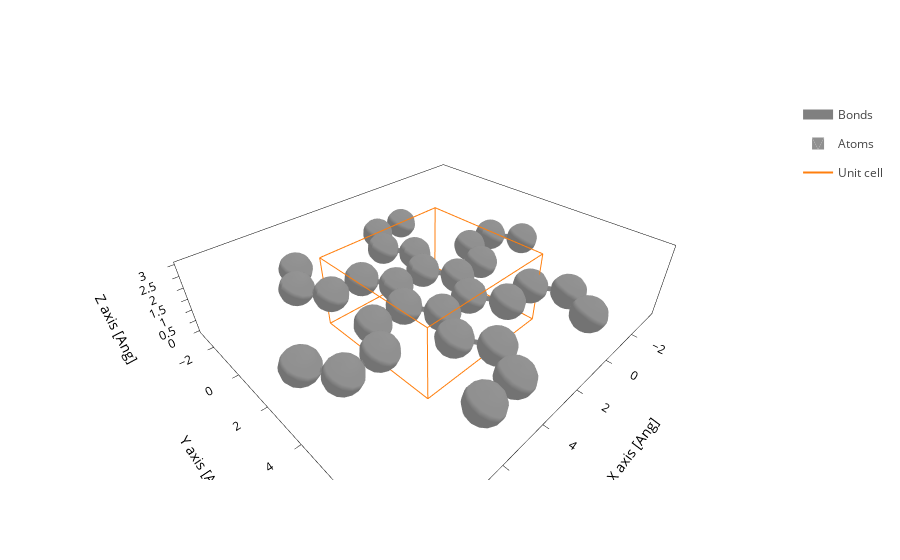

Write notebook code for a chart like this one.
### Markdown cell above
Workflow:
- Generate hexagonal carbon strucure `ring`
- Generate carbon nanoribbon `arm` of some length $N$ (will be $ N = 2M$ with $M$ number of C-C bonds)
- Determine center of structure `ring` and vector from center to `ring`-atom $i$ called `v`
- Angle between each atom is $\theta = 60^\circ$
- Rotate arm by $\theta$ w.r.t. previous atom
- Translate `arm` by $a\frac{\vec{v}}{||\vec{v}||}$ from `ring`-atom $i$ and first atom of `arm` using bond length $a = 1.42$
- Add arm to `ring` atom $i$

### Code cell
# 1. Hexagonal carbon ring
ring = sisl.geom.graphene_flake(shells=0, bond=BOND, atoms="C", vacuum=VACUUM)

# 2. Arm to attach (here zigzag nanoribbon of length n)
arm = sisl.geom.graphene_nanoribbon(2, BOND, kind="armchair", vacuum=VACUUM)
# 3. Attach one arm to each of the 6 ring atoms
system = ring.copy()
center = np.mean(ring.xyz, axis=0)
for i in ring:
    # outward radial direction
    v = ring[i] - center
    # angle from +x axis
    angle = i*60
    # rotate a copy of the arm so its axis aligns with v
    rotated = arm.rotate(angle, v=[0,0,1])
    # translate so first atom of rotated arm is bond length away
    shift = ring[i] + v/np.linalg.norm(v)*BOND - rotated[0]
    rotated = rotated.translate(shift)
    # extend system
    system += rotated
# print(system.atoms)
print(f"""
arms : 6 x 4
ring : 6
total: {len(ring)*len(arm) + len(ring)}
""")

# 4. Plot
system.plot()

### Figure 1 — Plotly figure (JSON) as saved in the notebook; plotly's stock layout.template omitted (floating-point values rounded to 4 significant figures; data arrays with more than 128 entries replaced by an {"elided": "..."} marker saying what was removed)
{"data": [{"line": {"color": "gray", "width": 10}, "meta": {}, "mode": "lines", "name": "Bonds", "opacity": 1, "type": "scatter3d", "x": {"elided": "630 float values"}, "y": {"elided": "630 float values"}, "z": {"elided": "630 float values"}}, {"alphahull": 0, "color": "#909090", "hovertemplate": "%{meta.position}", "legendgroup": "Atoms", "meta": {"meta": {"Atoms_i": 0}, "position": "(4.34, 2.73, 1.50)"}, "name": "Atoms", "opacity": 1, "showlegend": true, "showscale": false, "type": "mesh3d", "x": {"elided": "225 float values"}, "y": {"elided": "225 float values"}, "z": {"elided": "225 float values"}}, {"alphahull": 0, "color": "#909090", "hovertemplate": "%{meta.position}", "legendgroup": "Atoms", "meta": {"meta": {"Atoms_i": 1}, "position": "(3.63, 3.96, 1.50)"}, "name": "Atoms", "opacity": 1, "showlegend": false, "showscale": false, "type": "mesh3d", "x": {"elided": "225 float values"}, "y": {"elided": "225 float values"}, "z": {"elided": "225 float values"}}, {"alphahull": 0, "color": "#909090", "hovertemplate": "%{meta.position}", "legendgroup": "Atoms", "meta": {"meta": {"Atoms_i": 2}, "position": "(2.21, 3.96, 1.50)"}, "name": "Atoms", "opacity": 1, "showlegend": false, "showscale": false, "type": "mesh3d", "x": {"elided": "225 float values"}, "y": {"elided": "225 float values"}, "z": {"elided": "225 float values"}}, {"alphahull": 0, "color": "#909090", "hovertemplate": "%{meta.position}", "legendgroup": "Atoms", "meta": {"meta": {"Atoms_i": 3}, "position": "(1.50, 2.73, 1.50)"}, "name": "Atoms", "opacity": 1, "showlegend": false, "showscale": false, "type": "mesh3d", "x": {"elided": "225 float values"}, "y": {"elided": "225 float values"}, "z": {"elided": "225 float values"}}, {"alphahull": 0, "color": "#909090", "hovertemplate": "%{meta.position}", "legendgroup": "Atoms", "meta": {"meta": {"Atoms_i": 4}, "position": "(2.21, 1.50, 1.50)"}, "name": "Atoms", "opacity": 1, "showlegend": false, "showscale": false, "type": "mesh3d", "x": {"elided": "225 float values"}, "y": {"elided": "225 float values"}, "z": {"elided": "225 float values"}}, {"alphahull": 0, "color": "#909090", "hovertemplate": "%{meta.position}", "legendgroup": "Atoms", "meta": {"meta": {"Atoms_i": 5}, "position": "(3.63, 1.50, 1.50)"}, "name": "Atoms", "opacity": 1, "showlegend": false, "showscale": false, "type": "mesh3d", "x": {"elided": "225 float values"}, "y": {"elided": "225 float values"}, "z": {"elided": "225 float values"}}, {"alphahull": 0, "color": "#909090", "hovertemplate": "%{meta.position}", "legendgroup": "Atoms", "meta": {"meta": {"Atoms_i": 6}, "position": "(5.76, 2.73, 1.50)"}, "name": "Atoms", "opacity": 1, "showlegend": false, "showscale": false, "type": "mesh3d", "x": {"elided": "225 float values"}, "y": {"elided": "225 float values"}, "z": {"elided": "225 float values"}}, {"alphahull": 0, "color": "#909090", "hovertemplate": "%{meta.position}", "legendgroup": "Atoms", "meta": {"meta": {"Atoms_i": 7}, "position": "(6.47, 3.96, 1.50)"}, "name": "Atoms", "opacity": 1, "showlegend": false, "showscale": false, "type": "mesh3d", "x": {"elided": "225 float values"}, "y": {"elided": "225 float values"}, "z": {"elided": "225 float values"}}, {"alphahull": 0, "color": "#909090", "hovertemplate": "%{meta.position}", "legendgroup": "Atoms", "meta": {"meta": {"Atoms_i": 8}, "position": "(7.89, 3.96, 1.50)"}, "name": "Atoms", "opacity": 1, "showlegend": false, "showscale": false, "type": "mesh3d", "x": {"elided": "225 float values"}, "y": {"elided": "225 float values"}, "z": {"elided": "225 float values"}}, {"alphahull": 0, "color": "#909090", "hovertemplate": "%{meta.position}", "legendgroup": "Atoms", "meta": {"meta": {"Atoms_i": 9}, "position": "(8.60, 2.73, 1.50)"}, "name": "Atoms", "opacity": 1, "showlegend": false, "showscale": false, "type": "mesh3d", "x": {"elided": "225 float values"}, "y": {"elided": "225 float values"}, "z": {"elided": "225 float values"}}, {"alphahull": 0, "color": "#909090", "hovertemplate": "%{meta.position}", "legendgroup": "Atoms", "meta": {"meta": {"Atoms_i": 10}, "position": "(4.34, 5.19, 1.50)"}, "name": "Atoms", "opacity": 1, "showlegend": false, "showscale": false, "type": "mesh3d", "x": {"elided": "225 float values"}, "y": {"elided": "225 float values"}, "z": {"elided": "225 float values"}}, {"alphahull": 0, "color": "#909090", "hovertemplate": "%{meta.position}", "legendgroup": "Atoms", "meta": {"meta": {"Atoms_i": 11}, "position": "(3.63, 6.42, 1.50)"}, "name": "Atoms", "opacity": 1, "showlegend": false, "showscale": false, "type": "mesh3d", "x": {"elided": "225 float values"}, "y": {"elided": "225 float values"}, "z": {"elided": "225 float values"}}, {"alphahull": 0, "color": "#909090", "hovertemplate": "%{meta.position}", "legendgroup": "Atoms", "meta": {"meta": {"Atoms_i": 12}, "position": "(4.34, 7.65, 1.50)"}, "name": "Atoms", "opacity": 1, "showlegend": false, "showscale": false, "type": "mesh3d", "x": {"elided": "225 float values"}, "y": {"elided": "225 float values"}, "z": {"elided": "225 float values"}}, {"alphahull": 0, "color": "#909090", "hovertemplate": "%{meta.position}", "legendgroup": "Atoms", "meta": {"meta": {"Atoms_i": 13}, "position": "(5.76, 7.65, 1.50)"}, "name": "Atoms", "opacity": 1, "showlegend": false, "showscale": false, "type": "mesh3d", "x": {"elided": "225 float values"}, "y": {"elided": "225 float values"}, "z": {"elided": "225 float values"}}, {"alphahull": 0, "color": "#909090", "hovertemplate": "%{meta.position}", "legendgroup": "Atoms", "meta": {"meta": {"Atoms_i": 14}, "position": "(1.50, 5.19, 1.50)"}, "name": "Atoms", "opacity": 1, "showlegend": false, "showscale": false, "type": "mesh3d", "x": {"elided": "225 float values"}, "y": {"elided": "225 float values"}, "z": {"elided": "225 float values"}}, {"alphahull": 0, "color": "#909090", "hovertemplate": "%{meta.position}", "legendgroup": "Atoms", "meta": {"meta": {"Atoms_i": 15}, "position": "(0.08, 5.19, 1.50)"}, "name": "Atoms", "opacity": 1, "showlegend": false, "showscale": false, "type": "mesh3d", "x": {"elided": "225 float values"}, "y": {"elided": "225 float values"}, "z": {"elided": "225 float values"}}, {"alphahull": 0, "color": "#909090", "hovertemplate": "%{meta.position}", "legendgroup": "Atoms", "meta": {"meta": {"Atoms_i": 16}, "position": "(-0.63, 6.42, 1.50)"}, "name": "Atoms", "opacity": 1, "showlegend": false, "showscale": false, "type": "mesh3d", "x": {"elided": "225 float values"}, "y": {"elided": "225 float values"}, "z": {"elided": "225 float values"}}, {"alphahull": 0, "color": "#909090", "hovertemplate": "%{meta.position}", "legendgroup": "Atoms", "meta": {"meta": {"Atoms_i": 17}, "position": "(0.08, 7.65, 1.50)"}, "name": "Atoms", "opacity": 1, "showlegend": false, "showscale": false, "type": "mesh3d", "x": {"elided": "225 float values"}, "y": {"elided": "225 float values"}, "z": {"elided": "225 float values"}}, {"alphahull": 0, "color": "#909090", "hovertemplate": "%{meta.position}", "legendgroup": "Atoms", "meta": {"meta": {"Atoms_i": 18}, "position": "(0.08, 2.73, 1.50)"}, "name": "Atoms", "opacity": 1, "showlegend": false, "showscale": false, "type": "mesh3d", "x": {"elided": "225 float values"}, "y": {"elided": "225 float values"}, "z": {"elided": "225 float values"}}, {"alphahull": 0, "color": "#909090", "hovertemplate": "%{meta.position}", "legendgroup": "Atoms", "meta": {"meta": {"Atoms_i": 19}, "position": "(-0.63, 1.50, 1.50)"}, "name": "Atoms", "opacity": 1, "showlegend": false, "showscale": false, "type": "mesh3d", "x": {"elided": "225 float values"}, "y": {"elided": "225 float values"}, "z": {"elided": "225 float values"}}, {"alphahull": 0, "color": "#909090", "hovertemplate": "%{meta.position}", "legendgroup": "Atoms", "meta": {"meta": {"Atoms_i": 20}, "position": "(-2.05, 1.50, 1.50)"}, "name": "Atoms", "opacity": 1, "showlegend": false, "showscale": false, "type": "mesh3d", "x": {"elided": "225 float values"}, "y": {"elided": "225 float values"}, "z": {"elided": "225 float values"}}, {"alphahull": 0, "color": "#909090", "hovertemplate": "%{meta.position}", "legendgroup": "Atoms", "meta": {"meta": {"Atoms_i": 21}, "position": "(-2.76, 2.73, 1.50)"}, "name": "Atoms", "opacity": 1, "showlegend": false, "showscale": false, "type": "mesh3d", "x": {"elided": "225 float values"}, "y": {"elided": "225 float values"}, "z": {"elided": "225 float values"}}, {"alphahull": 0, "color": "#909090", "hovertemplate": "%{meta.position}", "legendgroup": "Atoms", "meta": {"meta": {"Atoms_i": 22}, "position": "(1.50, 0.27, 1.50)"}, "name": "Atoms", "opacity": 1, "showlegend": false, "showscale": false, "type": "mesh3d", "x": {"elided": "225 float values"}, "y": {"elided": "225 float values"}, "z": {"elided": "225 float values"}}, {"alphahull": 0, "color": "#909090", "hovertemplate": "%{meta.position}", "legendgroup": "Atoms", "meta": {"meta": {"Atoms_i": 23}, "position": "(2.21, -0.96, 1.50)"}, "name": "Atoms", "opacity": 1, "showlegend": false, "showscale": false, "type": "mesh3d", "x": {"elided": "225 float values"}, "y": {"elided": "225 float values"}, "z": {"elided": "225 float values"}}, {"alphahull": 0, "color": "#909090", "hovertemplate": "%{meta.position}", "legendgroup": "Atoms", "meta": {"meta": {"Atoms_i": 24}, "position": "(1.50, -2.19, 1.50)"}, "name": "Atoms", "opacity": 1, "showlegend": false, "showscale": false, "type": "mesh3d", "x": {"elided": "225 float values"}, "y": {"elided": "225 float values"}, "z": {"elided": "225 float values"}}, {"alphahull": 0, "color": "#909090", "hovertemplate": "%{meta.position}", "legendgroup": "Atoms", "meta": {"meta": {"Atoms_i": 25}, "position": "(0.08, -2.19, 1.50)"}, "name": "Atoms", "opacity": 1, "showlegend": false, "showscale": false, "type": "mesh3d", "x": {"elided": "225 float values"}, "y": {"elided": "225 float values"}, "z": {"elided": "225 float values"}}, {"alphahull": 0, "color": "#909090", "hovertemplate": "%{meta.position}", "legendgroup": "Atoms", "meta": {"meta": {"Atoms_i": 26}, "position": "(4.34, 0.27, 1.50)"}, "name": "Atoms", "opacity": 1, "showlegend": false, "showscale": false, "type": "mesh3d", "x": {"elided": "225 float values"}, "y": {"elided": "225 float values"}, "z": {"elided": "225 float values"}}, {"alphahull": 0, "color": "#909090", "hovertemplate": "%{meta.position}", "legendgroup": "Atoms", "meta": {"meta": {"Atoms_i": 27}, "position": "(5.76, 0.27, 1.50)"}, "name": "Atoms", "opacity": 1, "showlegend": false, "showscale": false, "type": "mesh3d", "x": {"elided": "225 float values"}, "y": {"elided": "225 float values"}, "z": {"elided": "225 float values"}}, {"alphahull": 0, "color": "#909090", "hovertemplate": "%{meta.position}", "legendgroup": "Atoms", "meta": {"meta": {"Atoms_i": 28}, "position": "(6.47, -0.96, 1.50)"}, "name": "Atoms", "opacity": 1, "showlegend": false, "showscale": false, "type": "mesh3d", "x": {"elided": "225 float values"}, "y": {"elided": "225 float values"}, "z": {"elided": "225 float values"}}, {"alphahull": 0, "color": "#909090", "hovertemplate": "%{meta.position}", "legendgroup": "Atoms", "meta": {"meta": {"Atoms_i": 29}, "position": "(5.76, -2.19, 1.50)"}, "name": "Atoms", "opacity": 1, "showlegend": false, "showscale": false, "type": "mesh3d", "x": {"elided": "225 float values"}, "y": {"elided": "225 float values"}, "z": {"elided": "225 float values"}}, {"meta": {}, "mode": "lines", "name": "Unit cell", "type": "scatter3d", "x": [0.0, 0.0, 5.84, 5.84, 0.0, 0.0, NaN, 0.0, 0.0, 0.0, 5.84, 5.84, 0.0, NaN, 5.84, 5.84, NaN, 5.84, 5.84], "y": [0.0, 5.46, 5.46, 5.46, 5.46, 5.46, NaN, 5.46, 0.0, 0.0, 0.0, 0.0, 0.0, NaN, 5.46, 0.0, NaN, 5.46, 0.0], "z": [0.0, 0.0, 0.0, 3.0, 3.0, 0.0, NaN, 3.0, 3.0, 0.0, 0.0, 3.0, 3.0, NaN, 0.0, 0.0, NaN, 3.0, 3.0]}], "layout": {"scene": {"aspectmode": "data", "xaxis": {"title": {"text": "X axis [Ang]"}}, "yaxis": {"title": {"text": "Y axis [Ang]"}}, "zaxis": {"title": {"text": "Z axis [Ang]"}}}, "xaxis": {"scaleanchor": "y", "scaleratio": 1, "title": {"text": "X axis [Ang]"}}, "yaxis": {"title": {"text": "Y axis [Ang]"}}}}
